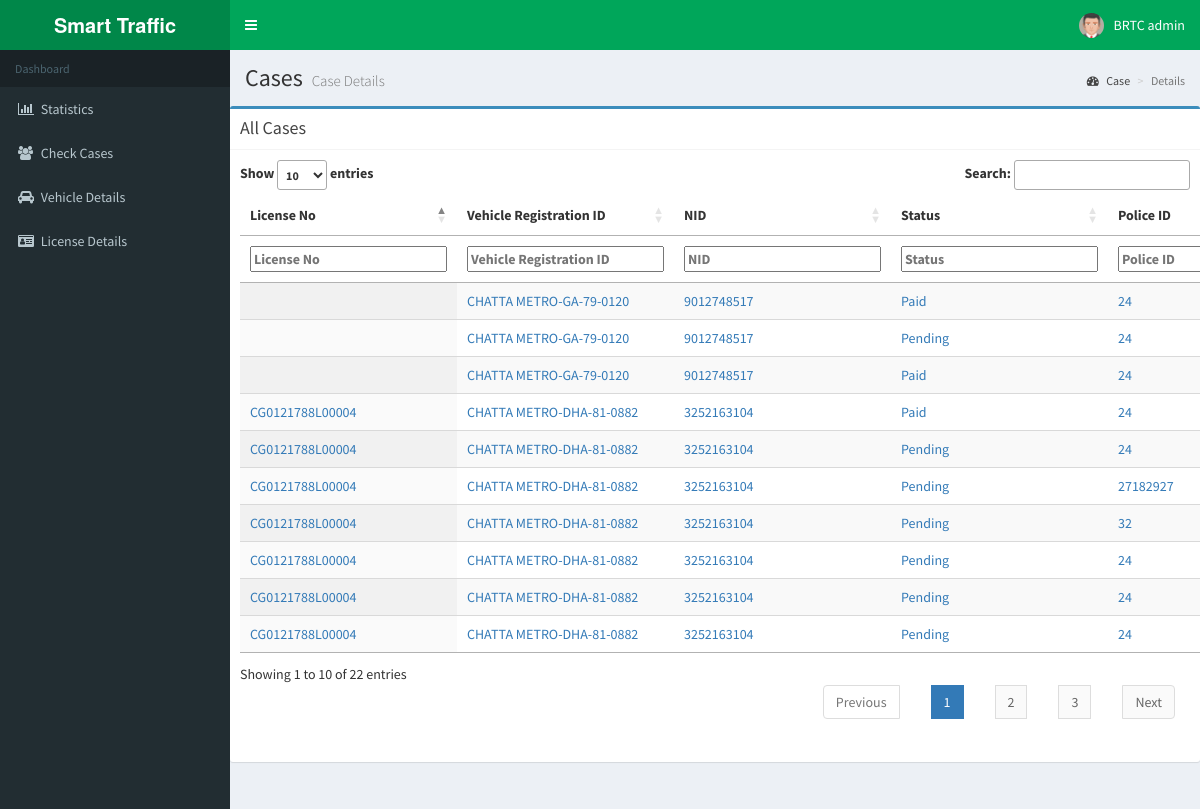
Page /traffic_info_admin/checkcases.php (signed in) on the committed database.
### tables this page shows
CREATE TABLE `cases` (
  `id` int(11) NOT NULL,
  `Applicant_name` varchar(500) DEFAULT NULL,
  `Applicant_type` varchar(500) DEFAULT NULL,
  `License_no` varchar(500) DEFAULT NULL,
  `crime` varchar(500) DEFAULT NULL,
  `imprisonment` varchar(500) DEFAULT NULL,
  `fine` varchar(500) DEFAULT NULL,
  `fine_type` varchar(500) DEFAULT NULL,
  `Vehicle_type` varchar(500) DEFAULT NULL,
  `Vehicle_number` varchar(500) DEFAULT NULL,
  `Type_of_fine` varchar(500) DEFAULT NULL,
  `NID_No` varchar(500) DEFAULT NULL,
  `Police_id` varchar(500) DEFAULT NULL,
  `feedback` varchar(2000) DEFAULT NULL,
  `Status` varchar(500) DEFAULT NULL,
  `address` varchar(222) NOT NULL,
  `case_date` varchar(111) NOT NULL,
  `case_time` varchar(111) NOT NULL,
  `case_location` varchar(222) NOT NULL,
  `seized_document` varchar(222) NOT NULL,
  `appearance_last_date` varchar(222) NOT NULL
);

### traffic_info_admin/checkcases.php (the view, shortened to what this page needs)
<?php session_start();
include_once 'database.php';
?>
<!DOCTYPE html>
<html>
<head>
  <link rel="stylesheet" href="bower_components/bootstrap/dist/css/bootstrap.min.css">
  <link rel="stylesheet" href="bower_components/font-awesome/css/font-awesome.min.css">
  <link rel="stylesheet" href="bower_components/Ionicons/css/ionicons.min.css">
  <link rel="stylesheet" href="bower_components/bootstrap-daterangepicker/daterangepicker.css">
  <link rel="stylesheet" href="bower_components/bootstrap-datepicker/dist/css/bootstrap-datepicker.min.css">
  <link rel="stylesheet" href="bower_components/select2/dist/css/select2.min.css">
  <link rel="stylesheet" href="dist/css/AdminLTE.min.css">
  <link rel="stylesheet" href="dist/css/skins/_all-skins.min.css">
<link rel="stylesheet" type="text/css" href="https://cdn.datatables.net/1.12.1/css/jquery.dataTables.min.css
">
<link rel="stylesheet" type="text/css" href="
https://cdn.datatables.net/fixedheader/3.2.3/css/fixedHeader.dataTables.min.css
">
</head>
<body class="hold-transition skin-green sidebar-mini">
<div class="wrapper">
 <?php include_once 'header.php'; ?>
  <?php include_once 'sidebar.php'; ?>
  <div class="content-wrapper">
    <section class="content-header">
      <h1>
        Cases
        <small>Case Details</small>
      </h1>
      <ol class="breadcrumb">
        <li><a href="#"><i class="fa fa-dashboard"></i> Case</a></li>
        <li class="active">Details</li>
      </ol>
    </section>
    <section class="content">
 <div class="row">
          <div class="col-xs-14">
          <div class="box box-primary">
            <div class="box-header with-border">
              <h3 class="box-title">All Cases</h3>
            </div>
            <div class="box-body">
              <table id="example" class="display" >
                <thead>
                <tr>
                  <th>License No</th>
                 <th>Vehicle Registration ID</th>
                   <th>NID</th>
                  <th>Status</th>
                  <th>Police ID</th>
                </tr>
                </thead>
                <tbody>
                  <?php
                  $sql = "SELECT * FROM cases";
                  $result = $conn->query($sql);
                  if ($result->num_rows > 0) {
                     while($row = $result->fetch_assoc()) {
                      echo "<tr><td> <a href='updatecases.php?update=". $row["id"]."'>" . $row["License_no"]."</a> </td><td><a href='updatecases.php?update=". $row["id"]."'>" . $row["Vehicle_number"]. "</a></td><td> <a href='updatecases.php?update=". $row["id"]."'>" . $row["NID_No"]. "</a> </td><td> <a href='updatecases.php?update=". $row["id"]."'>" . $row["Status"]. "</a> </td><td> <a href='updatecases.php?update=". $row["id"]."'>" . $row["Police_id"]. "</a></td><td><a href='updatecases.php?update=". $row["id"]."'>" . $row["address"]. "</a></td></tr>";
                       }
                                  }
                  ?>
                </tbody>
              </table>
            </div>
          </div>
          </div>
        </div>
    </section>
  </div>
</div>
</body>
</html>

### traffic_info_admin/header.php (shortened to what this page needs)
<header class="main-header">
  <a href="./" class="logo">
    <span class="logo-lg"><b> Smart Traffic</b></span>
  </a>
  <nav class="navbar navbar-static-top" role="navigation">
    <a href="#" class="sidebar-toggle" data-toggle="push-menu" role="button">
    </a>
    <div class="navbar-custom-menu">
      <ul class="nav navbar-nav">
        <li class="dropdown user user-menu">
          <a href="#" class="dropdown-toggle" data-toggle="dropdown">
            <img src="dist/img/avatar5.png" class="user-image" alt="User Image">
            <span class="hidden-xs"><?php echo $_SESSION['user']; ?></span>
          </a>
        </li>
      </ul>
    </div>
  </nav>
</header>

### traffic_info_admin/sidebar.php (shortened to what this page needs)
<aside class="main-sidebar">
    <section class="sidebar">
      <ul class="sidebar-menu" data-widget="tree">
        <li class="header"> Dashboard</li>
        <li id="stat"><a href="./"><i class="fa fa-bar-chart-o"></i> <span>Statistics</span> </a></li>
        <?php if($_SESSION['role']=='admin'){ ?>
        <li id="new"><a href="./checkcases.php"><i class="fa fa-users"></i> <span>Check Cases</span> </a></li>
         <li id="new"><a href="./vehicle_list.php"><i class="fa fa-car"></i> <span>Vehicle Details</span> </a></li>
      <li id="new"><a href="./license_list.php"><i class="fa fa-id-card"></i> <span>License Details</span> </a></li>
      <?php }
      ?>
      </ul>
    </section>
  </aside>

### rows in the picture
cases: Vehicle_number "CHATTA METRO-GA-79-0120", NID_No "9012748517", Status "Paid", Police "24"
cases: License_no "CG0121788L00004", Vehicle_number "CHATTA METRO-DHA-81-0882", NID_No "3252163104", Status "Paid", Police "24"
cases: License_no "CG0121788L00004", Vehicle_number "CHATTA METRO-DHA-81-0882", NID_No "3252163104", Status "Pending", Police "24"
cases: License_no "CG0121788L00004", Vehicle_number "CHATTA METRO-DHA-81-0882", NID_No "3252163104", Status "Pending", Police "27182927"
cases: License_no "CG0121788L00004", Vehicle_number "CHATTA METRO-DHA-81-0882", NID_No "3252163104", Status "Pending", Police "32"
cases: License_no "CG0121788L00004", Vehicle_number "CHATTA METRO-DHA-81-0882", NID_No "3252163104", Status "Pending", Police "24"
cases: License_no "CG0121788L00004", Vehicle_number "CHATTA METRO-DHA-81-0882", NID_No "3252163104", Status "Pending", Police "24"
cases: License_no "CG0121788L00004", Vehicle_number "CHATTA METRO-DHA-81-0882", NID_No "3252163104", Status "Pending", Police "24"
cases: Vehicle_number "CHATTA METRO-GA-79-0120", NID_No "9012748517", Status "Pending", Police "24"
cases: Vehicle_number "CHATTA METRO-GA-79-0120", NID_No "9012748517", Status "Paid", Police "24"

### other values in the picture
$_SESSION['user'] "BRTC admin"
